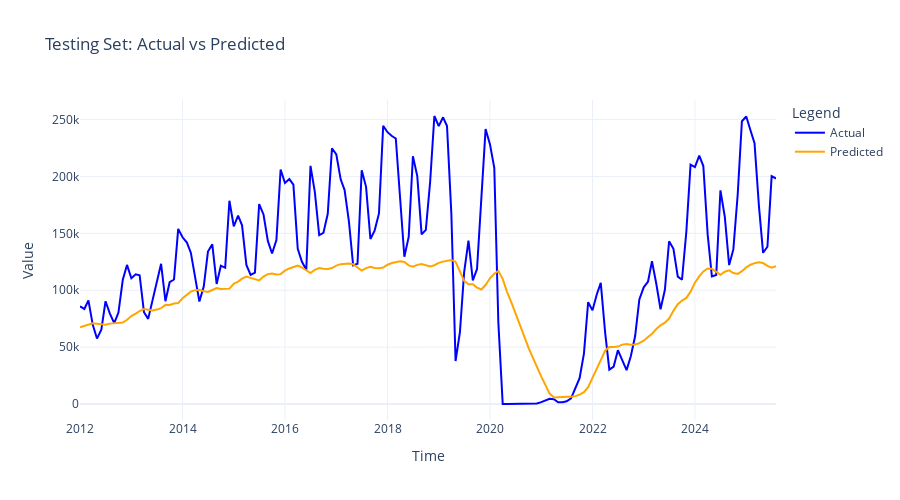

Source (notebook cell):
### Code cell
import plotly.graph_objects as go

# Check if df_lstm_test_pred is defined
if 'df_lstm_test_pred' in locals():
    # Create the figure
    fig = go.Figure()

    # Add actual values
    fig.add_trace(go.Scatter(
        x=df_lstm_test_pred.index, 
        y=df_lstm_test_pred[response_name], 
        mode='lines', 
        name='Actual',
        line=dict(color='blue')
    ))

    # Add predicted values
    fig.add_trace(go.Scatter(
        x=df_lstm_test_pred.index, 
        y=df_lstm_test_pred['Predicted'], 
        mode='lines', 
        name='Predicted',
        line=dict(color='orange')
    ))

    # Update layout for better visualization
    fig.update_layout(
        title='Testing Set: Actual vs Predicted',
        xaxis_title='Time',
        yaxis_title='Value',
        legend_title='Legend',
        template='plotly_white',
        hovermode='x',
        width=900,
        height=500
    )

    # Show the plot
    fig.show()
else:
    print("Error: 'df_lstm_test_pred' is not defined. Make sure the DataFrame is created before plotting.")

### Figure 1 — Plotly figure (JSON) as saved in the notebook; plotly's stock layout.template omitted (floating-point values rounded to 4 significant figures; data arrays with more than 128 entries replaced by an {"elided": "..."} marker saying what was removed)
{"data": [{"line": {"color": "blue"}, "mode": "lines", "name": "Actual", "type": "scatter", "x": {"elided": "164 str values"}, "y": {"elided": "164 float values"}}, {"line": {"color": "orange"}, "mode": "lines", "name": "Predicted", "type": "scatter", "x": {"elided": "164 str values"}, "y": {"elided": "164 float values"}}], "layout": {"height": 500, "hovermode": "x", "legend": {"title": {"text": "Legend"}}, "title": {"text": "Testing Set: Actual vs Predicted"}, "width": 900, "xaxis": {"title": {"text": "Time"}}, "yaxis": {"title": {"text": "Value"}}}}
